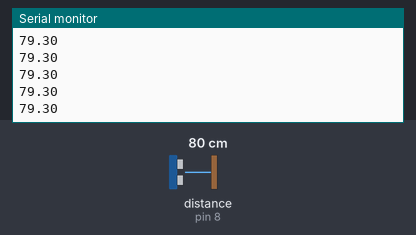
Bench run of a sketch on a simulated Arduino Uno, built with avr-gcc and run on an emulated ATmega328P. Parts: the last lines printed to the serial monitor. Wiring (inferred from the names in the program): ultrasonic range finder: trigger pin 7; echo pin 8. The test bench sets the inputs (shaded band); at power-on: distance to the obstacle (sensor on pin 8) 80 cm. The echo pulse lasts 58.3 µs per cm.

Above: at 1.2 s.
1.3 s: distance to the obstacle (sensor on pin 8) set to 2 cm
At 1.35 s:
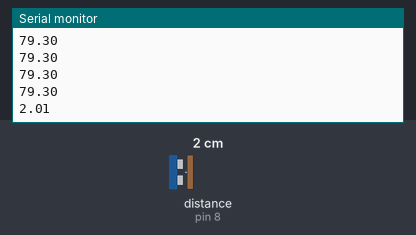
2.8 s: distance to the obstacle (sensor on pin 8) set to 4 cm
At 2.83 s:
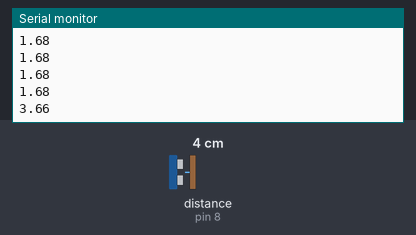
Timing chart, 0 to 5.8 s (numbered marks = the images above; inputs shaded):
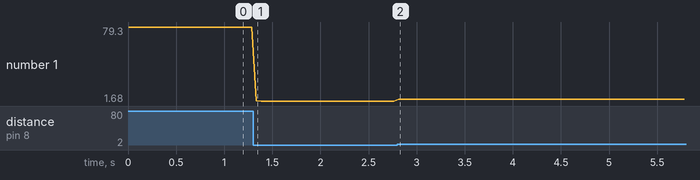

Measured:
- after the input at 1.3 s, the serial monitor: prints a new line at once (image 1)
- after the input at 2.8 s, the serial monitor: prints a new line at once (image 2)
- plotted number 1: 79.3 → 1.68 after the input at 1.3 s, 1.68 → 3.66 after the input at 2.8 s

The sketch:

Capteur_distance.ino
```cpp
#define TRIG_PIN 7
#define ECHO_PIN 8


void setup() {
  pinMode(TRIG_PIN, OUTPUT);
  pinMode(ECHO_PIN, INPUT);

  Serial.begin(9600);
}

void loop() {
  float obstacle = capteurDistance();

  Serial.println(obstacle);
  delay(50);
}

float capteurDistance() {
  digitalWrite(TRIG_PIN, HIGH);
  delayMicroseconds(10);
  digitalWrite(TRIG_PIN, LOW);
  delayMicroseconds(10);

  long temps = pulseIn(ECHO_PIN, HIGH);

  // calculer la distance en centimètres
  float distance = (temps * 340.0 / 10000.0) / 2.0;

  return distance;
}
```
